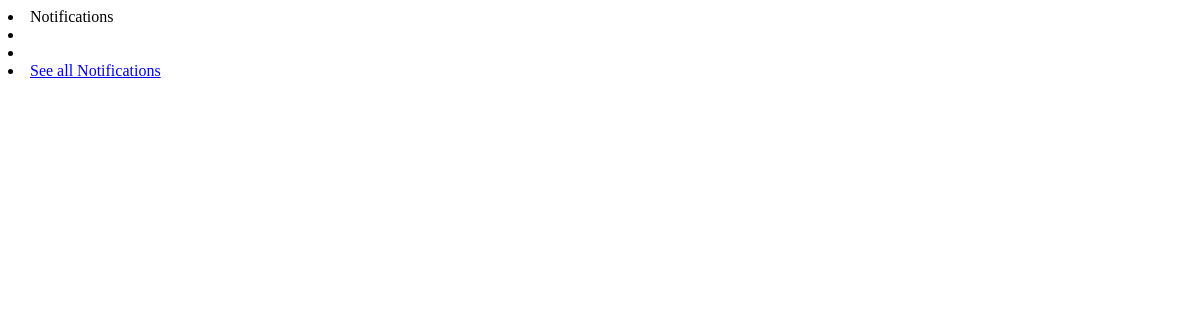
Page /webapps2024/notification/htmx/get-notification (signed in) on the earlier database version.
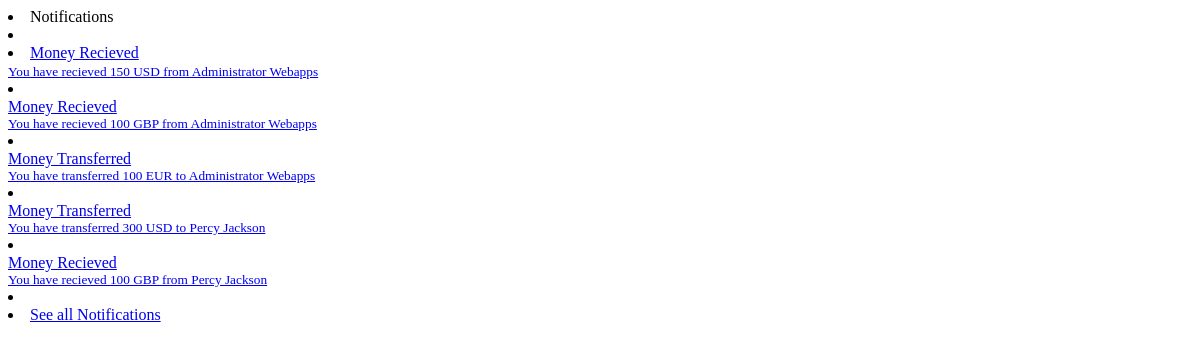
Same page on the later database version.
### notificationapp/models.py (models this page shows)
class Notification(models.Model):
    nid = models.CharField(max_length=255)
    user = models.ForeignKey(User, on_delete=models.CASCADE, related_name='notification_user')
    type = models.CharField(max_length=10, choices=NotificationType.choices, default=NotificationType.INFO)
    datetime = models.DateTimeField(auto_now_add=False)
    seen = models.BooleanField(default=False)
    message = models.TextField(default="")
    title = models.TextField(default="")

### notificationapp/views.py (the view)
# urls.py: path('htmx/get-notification', views.get_notifications, name='get-notifications')
@login_required(login_url='login')
def get_notifications(request):
    notifications = get_user_notifications(request.user.id, limit=5)
    context = {
        'notifications': notifications.all(),
        'count': len(notifications)
    }
    return render(request, 'notificationapp/layout/notification-list.html', context)

### notificationapp/core/notifications.py (called while the page is built)
def get_user_notifications(userid: int, limit=100):
    limit = limit or 100
    notifications = Notification.objects.filter(
        Q(user_id__exact=userid)
    ).order_by('-datetime')[:limit]
    return notifications.all()

### templates/notificationapp/layout/notification-list.html
<li class="text-center text-3 py-2">Notifications</li>
<li class="dropdown-divider mx-n3"></li>
<li>
    {% for notif in notifications %}
    {% include '../modal/notification-item.html' with notification=notif %}
</li>
<li class="dropdown-divider mx-n3"></li>
{% endfor %}
<li><a class="dropdown-item text-center text-primary px-0" href="{% url 'notification' %}">See all Notifications</a></li>

### templates/notificationapp/modal/notification-item.html (shortened to what this page needs)
<a href="{% if notification.type == 'MONREQ' %}{% url 'transfer-requests' %}{% else %}{% url 'transaction' %}{% endif %}">
    {{notification.title}}<br>
        <small class="text-muted">{{notification.message}}</small>
</a>

Differences in the rows shown:
added Notification: title "Money Recieved", message "You have recieved 150 USD from Administrator Webapps"
added Notification: title "Money Recieved", message "You have recieved 100 GBP from Administrator Webapps"
added Notification: title "Money Transferred", message "You have transferred 100 EUR to Administrator Webapps"
added Notification: title "Money Transferred", message "You have transferred 300 USD to Percy Jackson"
added Notification: title "Money Recieved", message "You have recieved 100 GBP from Percy Jackson"
